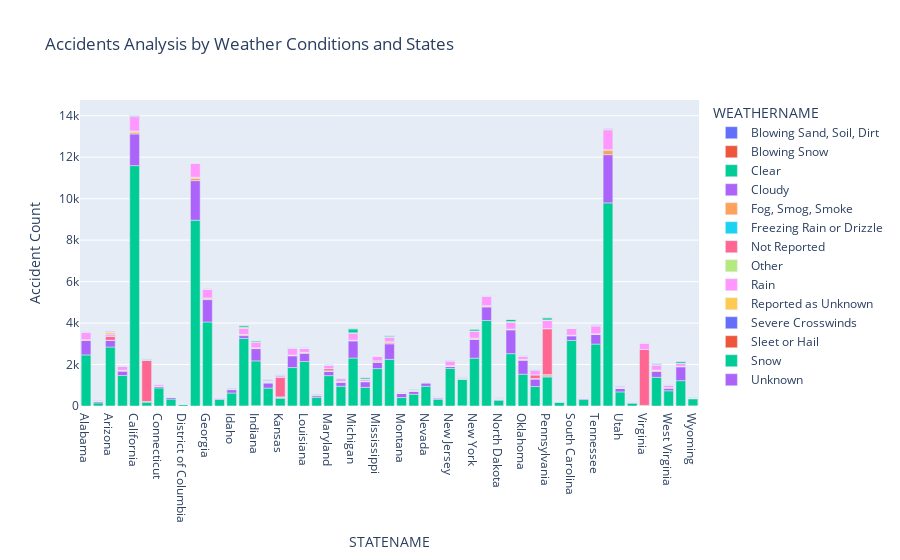

The code cell stored with this chart in its notebook:
### Code cell
import pandas as pd
import sqlalchemy as sq
import plotly.express as px

engine = sq.create_engine('mysql+mysqlconnector://l01-12:A9vwHwl5Sa4fa@datasciencedb2.ucalgary.ca/l01-12')

# SQL query to analyze the number of accidents based on weather conditions and states
sql_query = """
    SELECT 
        s.STATENAME,
        w.WEATHERNAME,
        COALESCE(COUNT(a.STATENAME), 0) AS accident_count
    FROM 
        (SELECT DISTINCT STATENAME FROM accidents) s
    CROSS JOIN 
        (SELECT DISTINCT WEATHERNAME FROM accidents) w
    LEFT JOIN 
        accidents a ON s.STATENAME = a.STATENAME AND w.WEATHERNAME = a.WEATHERNAME
    GROUP BY 
        s.STATENAME, w.WEATHERNAME
"""

# Read the data into a pandas DataFrame
StateWeather_Accident = pd.read_sql_query(sql_query, engine)

# Visualize with Plotly Express
fig = px.bar(
    StateWeather_Accident,
    x='STATENAME',
    y='accident_count',
    color='WEATHERNAME',
    labels={'accident_count': 'Accident Count'},
    title='Accidents Analysis by Weather Conditions and States',
)

fig.show()

### Figure 1 — Plotly figure (JSON) as saved in the notebook; plotly's stock layout.template omitted (floating-point values rounded to 4 significant figures)
{"data": [{"alignmentgroup": "True", "hovertemplate": "WEATHERNAME=Blowing Sand, Soil, Dirt<br>STATENAME=%{x}<br>Accident Count=%{y}<extra></extra>", "legendgroup": "Blowing Sand, Soil, Dirt", "marker": {"color": "#636efa", "pattern": {"shape": ""}}, "name": "Blowing Sand, Soil, Dirt", "offsetgroup": "Blowing Sand, Soil, Dirt", "orientation": "v", "showlegend": true, "textposition": "auto", "type": "bar", "x": ["Alabama", "Alaska", "Arizona", "Arkansas", "California", "Colorado", "Connecticut", "Delaware", "District of Columbia", "Florida", "Georgia", "Hawaii", "Idaho", "Illinois", "Indiana", "Iowa", "Kansas", "Kentucky", "Louisiana", "Maine", "Maryland", "Massachusetts", "Michigan", "Minnesota", "Mississippi", "Missouri", "Montana", "Nebraska", "Nevada", "New Hampshire", "New Jersey", "New Mexico", "New York", "North Carolina", "North Dakota", "Ohio", "Oklahoma", "Oregon", "Pennsylvania", "Rhode Island", "South Carolina", "South Dakota", "Tennessee", "Texas", "Utah", "Vermont", "Virginia", "Washington", "West Virginia", "Wisconsin", "Wyoming"], "xaxis": "x", "y": [0, 0, 3, 0, 0, 0, 0, 0, 0, 1, 0, 0, 0, 0, 12, 5, 1, 1, 1, 0, 0, 0, 0, 4, 1, 0, 0, 0, 3, 0, 0, 8, 0, 1, 0, 1, 0, 0, 0, 0, 0, 0, 0, 4, 1, 0, 0, 0, 0, 0, 0], "yaxis": "y"}, {"alignmentgroup": "True", "hovertemplate": "WEATHERNAME=Blowing Snow<br>STATENAME=%{x}<br>Accident Count=%{y}<extra></extra>", "legendgroup": "Blowing Snow", "marker": {"color": "#EF553B", "pattern": {"shape": ""}}, "name": "Blowing Snow", "offsetgroup": "Blowing Snow", "orientation": "v", "showlegend": true, "textposition": "auto", "type": "bar", "x": ["Alabama", "Alaska", "Arizona", "Arkansas", "California", "Colorado", "Connecticut", "Delaware", "District of Columbia", "Florida", "Georgia", "Hawaii", "Idaho", "Illinois", "Indiana", "Iowa", "Kansas", "Kentucky", "Louisiana", "Maine", "Maryland", "Massachusetts", "Michigan", "Minnesota", "Mississippi", "Missouri", "Montana", "Nebraska", "Nevada", "New Hampshire", "New Jersey", "New Mexico", "New York", "North Carolina", "North Dakota", "Ohio", "Oklahoma", "Oregon", "Pennsylvania", "Rhode Island", "South Carolina", "South Dakota", "Tennessee", "Texas", "Utah", "Vermont", "Virginia", "Washington", "West Virginia", "Wisconsin", "Wyoming"], "xaxis": "x", "y": [0, 3, 0, 0, 0, 3, 1, 0, 0, 0, 0, 0, 4, 3, 3, 5, 6, 2, 0, 2, 1, 1, 7, 6, 0, 0, 7, 2, 1, 1, 0, 0, 1, 0, 9, 1, 0, 0, 3, 0, 1, 3, 2, 0, 1, 0, 0, 0, 2, 2, 10], "yaxis": "y"}, {"alignmentgroup": "True", "hovertemplate": "WEATHERNAME=Clear<br>STATENAME=%{x}<br>Accident Count=%{y}<extra></extra>", "legendgroup": "Clear", "marker": {"color": "#00cc96", "pattern": {"shape": ""}}, "name": "Clear", "offsetgroup": "Clear", "orientation": "v", "showlegend": true, "textposition": "auto", "type": "bar", "x": ["Alabama", "Alaska", "Arizona", "Arkansas", "California", "Colorado", "Connecticut", "Delaware", "District of Columbia", "Florida", "Georgia", "Hawaii", "Idaho", "Illinois", "Indiana", "Iowa", "Kansas", "Kentucky", "Louisiana", "Maine", "Maryland", "Massachusetts", "Michigan", "Minnesota", "Mississippi", "Missouri", "Montana", "Nebraska", "Nevada", "New Hampshire", "New Jersey", "New Mexico", "New York", "North Carolina", "North Dakota", "Ohio", "Oklahoma", "Oregon", "Pennsylvania", "Rhode Island", "South Carolina", "South Dakota", "Tennessee", "Texas", "Utah", "Vermont", "Virginia", "Washington", "West Virginia", "Wisconsin", "Wyoming"], "xaxis": "x", "y": [2463, 150, 2843, 1470, 11595, 184, 871, 334, 94, 8961, 4053, 316, 623, 3256, 2162, 853, 371, 1851, 2143, 412, 1465, 952, 2307, 890, 1804, 2251, 401, 563, 950, 319, 1815, 1291, 2309, 4124, 268, 2522, 1534, 940, 1399, 185, 3164, 308, 2985, 9794, 677, 135, 2, 1384, 733, 1220, 338], "yaxis": "y"}, {"alignmentgroup": "True", "hovertemplate": "WEATHERNAME=Cloudy<br>STATENAME=%{x}<br>Accident Count=%{y}<extra></extra>", "legendgroup": "Cloudy", "marker": {"color": "#ab63fa", "pattern": {"shape": ""}}, "name": "Cloudy", "offsetgroup": "Cloudy", "orientation": "v", "showlegend": true, "textposition": "auto", "type": "bar", "x": ["Alabama", "Alaska", "Arizona", "Arkansas", "California", "Colorado", "Connecticut", "Delaware", "District of Columbia", "Florida", "Georgia", "Hawaii", "Idaho", "Illinois", "Indiana", "Iowa", "Kansas", "Kentucky", "Louisiana", "Maine", "Maryland", "Massachusetts", "Michigan", "Minnesota", "Mississippi", "Missouri", "Montana", "Nebraska", "Nevada", "New Hampshire", "New Jersey", "New Mexico", "New York", "North Carolina", "North Dakota", "Ohio", "Oklahoma", "Oregon", "Pennsylvania", "Rhode Island", "South Carolina", "South Dakota", "Tennessee", "Texas", "Utah", "Vermont", "Virginia", "Washington", "West Virginia", "Wisconsin", "Wyoming"], "xaxis": "x", "y": [695, 72, 321, 209, 1527, 22, 68, 81, 0, 1908, 1079, 41, 160, 135, 591, 245, 26, 567, 392, 82, 209, 199, 825, 269, 299, 748, 207, 147, 167, 74, 90, 8, 904, 652, 49, 1147, 671, 356, 39, 22, 216, 65, 463, 2323, 178, 44, 1, 283, 129, 667, 21], "yaxis": "y"}, {"alignmentgroup": "True", "hovertemplate": "WEATHERNAME=Fog, Smog, Smoke<br>STATENAME=%{x}<br>Accident Count=%{y}<extra></extra>", "legendgroup": "Fog, Smog, Smoke", "marker": {"color": "#FFA15A", "pattern": {"shape": ""}}, "name": "Fog, Smog, Smoke", "offsetgroup": "Fog, Smog, Smoke", "orientation": "v", "showlegend": true, "textposition": "auto", "type": "bar", "x": ["Alabama", "Alaska", "Arizona", "Arkansas", "California", "Colorado", "Connecticut", "Delaware", "District of Columbia", "Florida", "Georgia", "Hawaii", "Idaho", "Illinois", "Indiana", "Iowa", "Kansas", "Kentucky", "Louisiana", "Maine", "Maryland", "Massachusetts", "Michigan", "Minnesota", "Mississippi", "Missouri", "Montana", "Nebraska", "Nevada", "New Hampshire", "New Jersey", "New Mexico", "New York", "North Carolina", "North Dakota", "Ohio", "Oklahoma", "Oregon", "Pennsylvania", "Rhode Island", "South Carolina", "South Dakota", "Tennessee", "Texas", "Utah", "Vermont", "Virginia", "Washington", "West Virginia", "Wisconsin", "Wyoming"], "xaxis": "x", "y": [44, 0, 4, 34, 96, 7, 10, 0, 0, 129, 44, 2, 14, 50, 35, 21, 21, 31, 48, 7, 23, 7, 40, 18, 36, 61, 10, 13, 2, 3, 27, 4, 26, 48, 8, 34, 29, 32, 67, 3, 33, 2, 30, 230, 9, 5, 29, 48, 19, 19, 3], "yaxis": "y"}, {"alignmentgroup": "True", "hovertemplate": "WEATHERNAME=Freezing Rain or Drizzle<br>STATENAME=%{x}<br>Accident Count=%{y}<extra></extra>", "legendgroup": "Freezing Rain or Drizzle", "marker": {"color": "#19d3f3", "pattern": {"shape": ""}}, "name": "Freezing Rain or Drizzle", "offsetgroup": "Freezing Rain or Drizzle", "orientation": "v", "showlegend": true, "textposition": "auto", "type": "bar", "x": ["Alabama", "Alaska", "Arizona", "Arkansas", "California", "Colorado", "Connecticut", "Delaware", "District of Columbia", "Florida", "Georgia", "Hawaii", "Idaho", "Illinois", "Indiana", "Iowa", "Kansas", "Kentucky", "Louisiana", "Maine", "Maryland", "Massachusetts", "Michigan", "Minnesota", "Mississippi", "Missouri", "Montana", "Nebraska", "Nevada", "New Hampshire", "New Jersey", "New Mexico", "New York", "North Carolina", "North Dakota", "Ohio", "Oklahoma", "Oregon", "Pennsylvania", "Rhode Island", "South Carolina", "South Dakota", "Tennessee", "Texas", "Utah", "Vermont", "Virginia", "Washington", "West Virginia", "Wisconsin", "Wyoming"], "xaxis": "x", "y": [0, 3, 0, 2, 0, 2, 8, 1, 0, 0, 1, 0, 0, 2, 1, 12, 15, 2, 0, 2, 0, 1, 0, 2, 0, 0, 0, 2, 0, 5, 3, 0, 1, 5, 4, 1, 2, 0, 7, 1, 0, 2, 0, 0, 0, 2, 0, 0, 0, 6, 0], "yaxis": "y"}, {"alignmentgroup": "True", "hovertemplate": "WEATHERNAME=Not Reported<br>STATENAME=%{x}<br>Accident Count=%{y}<extra></extra>", "legendgroup": "Not Reported", "marker": {"color": "#FF6692", "pattern": {"shape": ""}}, "name": "Not Reported", "offsetgroup": "Not Reported", "orientation": "v", "showlegend": true, "textposition": "auto", "type": "bar", "x": ["Alabama", "Alaska", "Arizona", "Arkansas", "California", "Colorado", "Connecticut", "Delaware", "District of Columbia", "Florida", "Georgia", "Hawaii", "Idaho", "Illinois", "Indiana", "Iowa", "Kansas", "Kentucky", "Louisiana", "Maine", "Maryland", "Massachusetts", "Michigan", "Minnesota", "Mississippi", "Missouri", "Montana", "Nebraska", "Nevada", "New Hampshire", "New Jersey", "New Mexico", "New York", "North Carolina", "North Dakota", "Ohio", "Oklahoma", "Oregon", "Pennsylvania", "Rhode Island", "South Carolina", "South Dakota", "Tennessee", "Texas", "Utah", "Vermont", "Virginia", "Washington", "West Virginia", "Wisconsin", "Wyoming"], "xaxis": "x", "y": [1, 1, 195, 2, 29, 1981, 0, 0, 0, 13, 27, 9, 1, 0, 9, 2, 950, 7, 4, 0, 105, 25, 0, 4, 40, 29, 0, 1, 6, 1, 10, 23, 35, 3, 10, 4, 19, 175, 2209, 0, 5, 4, 6, 8, 3, 0, 2694, 16, 2, 4, 0], "yaxis": "y"}, {"alignmentgroup": "True", "hovertemplate": "WEATHERNAME=Other<br>STATENAME=%{x}<br>Accident Count=%{y}<extra></extra>", "legendgroup": "Other", "marker": {"color": "#B6E880", "pattern": {"shape": ""}}, "name": "Other", "offsetgroup": "Other", "orientation": "v", "showlegend": true, "textposition": "auto", "type": "bar", "x": ["Alabama", "Alaska", "Arizona", "Arkansas", "California", "Colorado", "Connecticut", "Delaware", "District of Columbia", "Florida", "Georgia", "Hawaii", "Idaho", "Illinois", "Indiana", "Iowa", "Kansas", "Kentucky", "Louisiana", "Maine", "Maryland", "Massachusetts", "Michigan", "Minnesota", "Mississippi", "Missouri", "Montana", "Nebraska", "Nevada", "New Hampshire", "New Jersey", "New Mexico", "New York", "North Carolina", "North Dakota", "Ohio", "Oklahoma", "Oregon", "Pennsylvania", "Rhode Island", "South Carolina", "South Dakota", "Tennessee", "Texas", "Utah", "Vermont", "Virginia", "Washington", "West Virginia", "Wisconsin", "Wyoming"], "xaxis": "x", "y": [0, 1, 2, 6, 15, 0, 1, 0, 0, 24, 6, 0, 0, 8, 0, 1, 1, 0, 1, 1, 4, 1, 2, 7, 1, 14, 0, 1, 0, 0, 2, 9, 0, 4, 2, 3, 3, 1, 13, 0, 0, 0, 2, 5, 0, 1, 1, 4, 4, 3, 0], "yaxis": "y"}, {"alignmentgroup": "True", "hovertemplate": "WEATHERNAME=Rain<br>STATENAME=%{x}<br>Accident Count=%{y}<extra></extra>", "legendgroup": "Rain", "marker": {"color": "#FF97FF", "pattern": {"shape": ""}}, "name": "Rain", "offsetgroup": "Rain", "orientation": "v", "showlegend": true, "textposition": "auto", "type": "bar", "x": ["Alabama", "Alaska", "Arizona", "Arkansas", "California", "Colorado", "Connecticut", "Delaware", "District of Columbia", "Florida", "Georgia", "Hawaii", "Idaho", "Illinois", "Indiana", "Iowa", "Kansas", "Kentucky", "Louisiana", "Maine", "Maryland", "Massachusetts", "Michigan", "Minnesota", "Mississippi", "Missouri", "Montana", "Nebraska", "Nevada", "New Hampshire", "New Jersey", "New Mexico", "New York", "North Carolina", "North Dakota", "Ohio", "Oklahoma", "Oregon", "Pennsylvania", "Rhode Island", "South Carolina", "South Dakota", "Tennessee", "Texas", "Utah", "Vermont", "Virginia", "Washington", "West Virginia", "Wisconsin", "Wyoming"], "xaxis": "x", "y": [353, 26, 95, 200, 699, 50, 93, 36, 12, 690, 424, 43, 39, 295, 253, 57, 75, 327, 201, 49, 156, 136, 318, 83, 217, 219, 24, 39, 34, 31, 229, 43, 333, 459, 14, 331, 153, 204, 400, 20, 333, 16, 374, 959, 45, 15, 301, 242, 128, 126, 13], "yaxis": "y"}, {"alignmentgroup": "True", "hovertemplate": "WEATHERNAME=Reported as Unknown<br>STATENAME=%{x}<br>Accident Count=%{y}<extra></extra>", "legendgroup": "Reported as Unknown", "marker": {"color": "#FECB52", "pattern": {"shape": ""}}, "name": "Reported as Unknown", "offsetgroup": "Reported as Unknown", "orientation": "v", "showlegend": true, "textposition": "auto", "type": "bar", "x": ["Alabama", "Alaska", "Arizona", "Arkansas", "California", "Colorado", "Connecticut", "Delaware", "District of Columbia", "Florida", "Georgia", "Hawaii", "Idaho", "Illinois", "Indiana", "Iowa", "Kansas", "Kentucky", "Louisiana", "Maine", "Maryland", "Massachusetts", "Michigan", "Minnesota", "Mississippi", "Missouri", "Montana", "Nebraska", "Nevada", "New Hampshire", "New Jersey", "New Mexico", "New York", "North Carolina", "North Dakota", "Ohio", "Oklahoma", "Oregon", "Pennsylvania", "Rhode Island", "South Carolina", "South Dakota", "Tennessee", "Texas", "Utah", "Vermont", "Virginia", "Washington", "West Virginia", "Wisconsin", "Wyoming"], "xaxis": "x", "y": [5, 1, 96, 5, 0, 0, 1, 0, 0, 1, 0, 1, 0, 26, 0, 5, 1, 0, 6, 0, 2, 2, 9, 9, 1, 14, 1, 4, 2, 2, 5, 0, 2, 1, 7, 9, 4, 5, 11, 1, 2, 0, 15, 11, 9, 1, 0, 10, 0, 14, 1], "yaxis": "y"}, {"alignmentgroup": "True", "hovertemplate": "WEATHERNAME=Severe Crosswinds<br>STATENAME=%{x}<br>Accident Count=%{y}<extra></extra>", "legendgroup": "Severe Crosswinds", "marker": {"color": "#636efa", "pattern": {"shape": ""}}, "name": "Severe Crosswinds", "offsetgroup": "Severe Crosswinds", "orientation": "v", "showlegend": true, "textposition": "auto", "type": "bar", "x": ["Alabama", "Alaska", "Arizona", "Arkansas", "California", "Colorado", "Connecticut", "Delaware", "District of Columbia", "Florida", "Georgia", "Hawaii", "Idaho", "Illinois", "Indiana", "Iowa", "Kansas", "Kentucky", "Louisiana", "Maine", "Maryland", "Massachusetts", "Michigan", "Minnesota", "Mississippi", "Missouri", "Montana", "Nebraska", "Nevada", "New Hampshire", "New Jersey", "New Mexico", "New York", "North Carolina", "North Dakota", "Ohio", "Oklahoma", "Oregon", "Pennsylvania", "Rhode Island", "South Carolina", "South Dakota", "Tennessee", "Texas", "Utah", "Vermont", "Virginia", "Washington", "West Virginia", "Wisconsin", "Wyoming"], "xaxis": "x", "y": [1, 1, 5, 2, 37, 2, 1, 0, 0, 2, 1, 3, 2, 10, 6, 3, 31, 5, 0, 0, 1, 1, 8, 4, 7, 2, 1, 3, 7, 0, 0, 15, 1, 4, 3, 4, 1, 3, 0, 0, 1, 1, 3, 16, 4, 0, 2, 2, 1, 2, 3], "yaxis": "y"}, {"alignmentgroup": "True", "hovertemplate": "WEATHERNAME=Sleet or Hail<br>STATENAME=%{x}<br>Accident Count=%{y}<extra></extra>", "legendgroup": "Sleet or Hail", "marker": {"color": "#EF553B", "pattern": {"shape": ""}}, "name": "Sleet or Hail", "offsetgroup": "Sleet or Hail", "orientation": "v", "showlegend": true, "textposition": "auto", "type": "bar", "x": ["Alabama", "Alaska", "Arizona", "Arkansas", "California", "Colorado", "Connecticut", "Delaware", "District of Columbia", "Florida", "Georgia", "Hawaii", "Idaho", "Illinois", "Indiana", "Iowa", "Kansas", "Kentucky", "Louisiana", "Maine", "Maryland", "Massachusetts", "Michigan", "Minnesota", "Mississippi", "Missouri", "Montana", "Nebraska", "Nevada", "New Hampshire", "New Jersey", "New Mexico", "New York", "North Carolina", "North Dakota", "Ohio", "Oklahoma", "Oregon", "Pennsylvania", "Rhode Island", "South Carolina", "South Dakota", "Tennessee", "Texas", "Utah", "Vermont", "Virginia", "Washington", "West Virginia", "Wisconsin", "Wyoming"], "xaxis": "x", "y": [0, 1, 3, 1, 2, 6, 0, 0, 0, 0, 4, 0, 2, 14, 16, 2, 3, 1, 0, 5, 6, 2, 16, 9, 1, 8, 0, 11, 1, 0, 4, 3, 8, 15, 0, 17, 1, 7, 5, 0, 2, 1, 8, 13, 1, 3, 7, 6, 3, 6, 4], "yaxis": "y"}, {"alignmentgroup": "True", "hovertemplate": "WEATHERNAME=Snow<br>STATENAME=%{x}<br>Accident Count=%{y}<extra></extra>", "legendgroup": "Snow", "marker": {"color": "#00cc96", "pattern": {"shape": ""}}, "name": "Snow", "offsetgroup": "Snow", "orientation": "v", "showlegend": true, "textposition": "auto", "type": "bar", "x": ["Alabama", "Alaska", "Arizona", "Arkansas", "California", "Colorado", "Connecticut", "Delaware", "District of Columbia", "Florida", "Georgia", "Hawaii", "Idaho", "Illinois", "Indiana", "Iowa", "Kansas", "Kentucky", "Louisiana", "Maine", "Maryland", "Massachusetts", "Michigan", "Minnesota", "Mississippi", "Missouri", "Montana", "Nebraska", "Nevada", "New Hampshire", "New Jersey", "New Mexico", "New York", "North Carolina", "North Dakota", "Ohio", "Oklahoma", "Oregon", "Pennsylvania", "Rhode Island", "South Carolina", "South Dakota", "Tennessee", "Texas", "Utah", "Vermont", "Virginia", "Washington", "West Virginia", "Wisconsin", "Wyoming"], "xaxis": "x", "y": [2, 20, 10, 5, 19, 34, 7, 2, 0, 0, 1, 0, 25, 73, 54, 38, 11, 21, 2, 23, 9, 22, 187, 66, 3, 47, 20, 26, 7, 16, 21, 18, 89, 13, 10, 99, 3, 27, 100, 2, 4, 10, 14, 7, 26, 17, 20, 37, 20, 76, 30], "yaxis": "y"}, {"alignmentgroup": "True", "hovertemplate": "WEATHERNAME=Unknown<br>STATENAME=%{x}<br>Accident Count=%{y}<extra></extra>", "legendgroup": "Unknown", "marker": {"color": "#ab63fa", "pattern": {"shape": ""}}, "name": "Unknown", "offsetgroup": "Unknown", "orientation": "v", "showlegend": true, "textposition": "auto", "type": "bar", "x": ["Alabama", "Alaska", "Arizona", "Arkansas", "California", "Colorado", "Connecticut", "Delaware", "District of Columbia", "Florida", "Georgia", "Hawaii", "Idaho", "Illinois", "Indiana", "Iowa", "Kansas", "Kentucky", "Louisiana", "Maine", "Maryland", "Massachusetts", "Michigan", "Minnesota", "Mississippi", "Missouri", "Montana", "Nebraska", "Nevada", "New Hampshire", "New Jersey", "New Mexico", "New York", "North Carolina", "North Dakota", "Ohio", "Oklahoma", "Oregon", "Pennsylvania", "Rhode Island", "South Carolina", "South Dakota", "Tennessee", "Texas", "Utah", "Vermont", "Virginia", "Washington", "West Virginia", "Wisconsin", "Wyoming"], "xaxis": "x", "y": [11, 5, 22, 3, 2, 0, 2, 0, 1, 0, 10, 2, 2, 15, 0, 11, 4, 0, 11, 0, 2, 1, 12, 9, 0, 11, 2, 5, 0, 0, 3, 0, 0, 4, 10, 9, 8, 2, 11, 0, 1, 0, 16, 16, 14, 1, 0, 9, 1, 14, 2], "yaxis": "y"}], "layout": {"barmode": "relative", "legend": {"title": {"text": "WEATHERNAME"}, "tracegroupgap": 0}, "title": {"text": "Accidents Analysis by Weather Conditions and States"}, "xaxis": {"anchor": "y", "domain": [0, 1], "title": {"text": "STATENAME"}}, "yaxis": {"anchor": "x", "domain": [0, 1], "title": {"text": "Accident Count"}}}}
